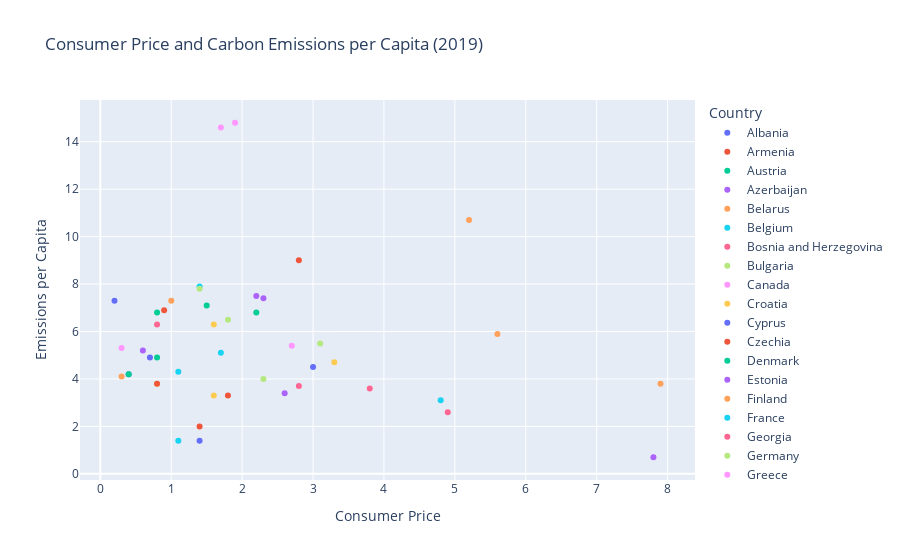

The notebook cell saved with this chart:
### Code cell
# Filter out the outlier (Uzbekistan)
filtered_un_merged = filtered_un_merged[filtered_un_merged['Country'] != 'Uzbekistan']

# Create the scatter plot
fig = px.scatter(
    filtered_un_merged,
    x="Value_x",  # Column for x-axis (Consumer Price)
    y="Value_y",  # Column for y-axis (Emissions per Capita)
    color="Country",
    title="Consumer Price and Carbon Emissions per Capita (2019)",
    labels={"Value_x": "Consumer Price", "Value_y": "Emissions per Capita"},
)

# Show the plot
fig.show()

### Figure 1 — Plotly figure (JSON) as saved in the notebook; plotly's stock layout.template omitted (floating-point values rounded to 4 significant figures)
{"data": [{"hovertemplate": "Country=Albania<br>Consumer Price=%{x}<br>Emissions per Capita=%{y}<extra></extra>", "legendgroup": "Albania", "marker": {"color": "#636efa", "symbol": "circle"}, "mode": "markers", "name": "Albania", "orientation": "v", "showlegend": true, "type": "scatter", "x": [1.4], "xaxis": "x", "y": [1.4], "yaxis": "y"}, {"hovertemplate": "Country=Armenia<br>Consumer Price=%{x}<br>Emissions per Capita=%{y}<extra></extra>", "legendgroup": "Armenia", "marker": {"color": "#EF553B", "symbol": "circle"}, "mode": "markers", "name": "Armenia", "orientation": "v", "showlegend": true, "type": "scatter", "x": [1.4], "xaxis": "x", "y": [2], "yaxis": "y"}, {"hovertemplate": "Country=Austria<br>Consumer Price=%{x}<br>Emissions per Capita=%{y}<extra></extra>", "legendgroup": "Austria", "marker": {"color": "#00cc96", "symbol": "circle"}, "mode": "markers", "name": "Austria", "orientation": "v", "showlegend": true, "type": "scatter", "x": [1.5], "xaxis": "x", "y": [7.1], "yaxis": "y"}, {"hovertemplate": "Country=Azerbaijan<br>Consumer Price=%{x}<br>Emissions per Capita=%{y}<extra></extra>", "legendgroup": "Azerbaijan", "marker": {"color": "#ab63fa", "symbol": "circle"}, "mode": "markers", "name": "Azerbaijan", "orientation": "v", "showlegend": true, "type": "scatter", "x": [2.6], "xaxis": "x", "y": [3.4], "yaxis": "y"}, {"hovertemplate": "Country=Belarus<br>Consumer Price=%{x}<br>Emissions per Capita=%{y}<extra></extra>", "legendgroup": "Belarus", "marker": {"color": "#FFA15A", "symbol": "circle"}, "mode": "markers", "name": "Belarus", "orientation": "v", "showlegend": true, "type": "scatter", "x": [5.6], "xaxis": "x", "y": [5.9], "yaxis": "y"}, {"hovertemplate": "Country=Belgium<br>Consumer Price=%{x}<br>Emissions per Capita=%{y}<extra></extra>", "legendgroup": "Belgium", "marker": {"color": "#19d3f3", "symbol": "circle"}, "mode": "markers", "name": "Belgium", "orientation": "v", "showlegend": true, "type": "scatter", "x": [1.4], "xaxis": "x", "y": [7.9], "yaxis": "y"}, {"hovertemplate": "Country=Bosnia and Herzegovina<br>Consumer Price=%{x}<br>Emissions per Capita=%{y}<extra></extra>", "legendgroup": "Bosnia and Herzegovina", "marker": {"color": "#FF6692", "symbol": "circle"}, "mode": "markers", "name": "Bosnia and Herzegovina", "orientation": "v", "showlegend": true, "type": "scatter", "x": [0.8], "xaxis": "x", "y": [6.3], "yaxis": "y"}, {"hovertemplate": "Country=Bulgaria<br>Consumer Price=%{x}<br>Emissions per Capita=%{y}<extra></extra>", "legendgroup": "Bulgaria", "marker": {"color": "#B6E880", "symbol": "circle"}, "mode": "markers", "name": "Bulgaria", "orientation": "v", "showlegend": true, "type": "scatter", "x": [3.1], "xaxis": "x", "y": [5.5], "yaxis": "y"}, {"hovertemplate": "Country=Canada<br>Consumer Price=%{x}<br>Emissions per Capita=%{y}<extra></extra>", "legendgroup": "Canada", "marker": {"color": "#FF97FF", "symbol": "circle"}, "mode": "markers", "name": "Canada", "orientation": "v", "showlegend": true, "type": "scatter", "x": [1.9], "xaxis": "x", "y": [14.8], "yaxis": "y"}, {"hovertemplate": "Country=Croatia<br>Consumer Price=%{x}<br>Emissions per Capita=%{y}<extra></extra>", "legendgroup": "Croatia", "marker": {"color": "#FECB52", "symbol": "circle"}, "mode": "markers", "name": "Croatia", "orientation": "v", "showlegend": true, "type": "scatter", "x": [0.8], "xaxis": "x", "y": [3.8], "yaxis": "y"}, {"hovertemplate": "Country=Cyprus<br>Consumer Price=%{x}<br>Emissions per Capita=%{y}<extra></extra>", "legendgroup": "Cyprus", "marker": {"color": "#636efa", "symbol": "circle"}, "mode": "markers", "name": "Cyprus", "orientation": "v", "showlegend": true, "type": "scatter", "x": [0.2], "xaxis": "x", "y": [7.3], "yaxis": "y"}, {"hovertemplate": "Country=Czechia<br>Consumer Price=%{x}<br>Emissions per Capita=%{y}<extra></extra>", "legendgroup": "Czechia", "marker": {"color": "#EF553B", "symbol": "circle"}, "mode": "markers", "name": "Czechia", "orientation": "v", "showlegend": true, "type": "scatter", "x": [2.8], "xaxis": "x", "y": [9], "yaxis": "y"}, {"hovertemplate": "Country=Denmark<br>Consumer Price=%{x}<br>Emissions per Capita=%{y}<extra></extra>", "legendgroup": "Denmark", "marker": {"color": "#00cc96", "symbol": "circle"}, "mode": "markers", "name": "Denmark", "orientation": "v", "showlegend": true, "type": "scatter", "x": [0.8], "xaxis": "x", "y": [4.9], "yaxis": "y"}, {"hovertemplate": "Country=Estonia<br>Consumer Price=%{x}<br>Emissions per Capita=%{y}<extra></extra>", "legendgroup": "Estonia", "marker": {"color": "#ab63fa", "symbol": "circle"}, "mode": "markers", "name": "Estonia", "orientation": "v", "showlegend": true, "type": "scatter", "x": [2.3], "xaxis": "x", "y": [7.4], "yaxis": "y"}, {"hovertemplate": "Country=Finland<br>Consumer Price=%{x}<br>Emissions per Capita=%{y}<extra></extra>", "legendgroup": "Finland", "marker": {"color": "#FFA15A", "symbol": "circle"}, "mode": "markers", "name": "Finland", "orientation": "v", "showlegend": true, "type": "scatter", "x": [1], "xaxis": "x", "y": [7.3], "yaxis": "y"}, {"hovertemplate": "Country=France<br>Consumer Price=%{x}<br>Emissions per Capita=%{y}<extra></extra>", "legendgroup": "France", "marker": {"color": "#19d3f3", "symbol": "circle"}, "mode": "markers", "name": "France", "orientation": "v", "showlegend": true, "type": "scatter", "x": [1.1], "xaxis": "x", "y": [4.3], "yaxis": "y"}, {"hovertemplate": "Country=Georgia<br>Consumer Price=%{x}<br>Emissions per Capita=%{y}<extra></extra>", "legendgroup": "Georgia", "marker": {"color": "#FF6692", "symbol": "circle"}, "mode": "markers", "name": "Georgia", "orientation": "v", "showlegend": true, "type": "scatter", "x": [4.9], "xaxis": "x", "y": [2.6], "yaxis": "y"}, {"hovertemplate": "Country=Germany<br>Consumer Price=%{x}<br>Emissions per Capita=%{y}<extra></extra>", "legendgroup": "Germany", "marker": {"color": "#B6E880", "symbol": "circle"}, "mode": "markers", "name": "Germany", "orientation": "v", "showlegend": true, "type": "scatter", "x": [1.4], "xaxis": "x", "y": [7.8], "yaxis": "y"}, {"hovertemplate": "Country=Greece<br>Consumer Price=%{x}<br>Emissions per Capita=%{y}<extra></extra>", "legendgroup": "Greece", "marker": {"color": "#FF97FF", "symbol": "circle"}, "mode": "markers", "name": "Greece", "orientation": "v", "showlegend": true, "type": "scatter", "x": [0.3], "xaxis": "x", "y": [5.3], "yaxis": "y"}, {"hovertemplate": "Country=Hungary<br>Consumer Price=%{x}<br>Emissions per Capita=%{y}<extra></extra>", "legendgroup": "Hungary", "marker": {"color": "#FECB52", "symbol": "circle"}, "mode": "markers", "name": "Hungary", "orientation": "v", "showlegend": true, "type": "scatter", "x": [3.3], "xaxis": "x", "y": [4.7], "yaxis": "y"}, {"hovertemplate": "Country=Iceland<br>Consumer Price=%{x}<br>Emissions per Capita=%{y}<extra></extra>", "legendgroup": "Iceland", "marker": {"color": "#636efa", "symbol": "circle"}, "mode": "markers", "name": "Iceland", "orientation": "v", "showlegend": true, "type": "scatter", "x": [3], "xaxis": "x", "y": [4.5], "yaxis": "y"}, {"hovertemplate": "Country=Ireland<br>Consumer Price=%{x}<br>Emissions per Capita=%{y}<extra></extra>", "legendgroup": "Ireland", "marker": {"color": "#EF553B", "symbol": "circle"}, "mode": "markers", "name": "Ireland", "orientation": "v", "showlegend": true, "type": "scatter", "x": [0.9], "xaxis": "x", "y": [6.9], "yaxis": "y"}, {"hovertemplate": "Country=Israel<br>Consumer Price=%{x}<br>Emissions per Capita=%{y}<extra></extra>", "legendgroup": "Israel", "marker": {"color": "#00cc96", "symbol": "circle"}, "mode": "markers", "name": "Israel", "orientation": "v", "showlegend": true, "type": "scatter", "x": [0.8], "xaxis": "x", "y": [6.8], "yaxis": "y"}, {"hovertemplate": "Country=Italy<br>Consumer Price=%{x}<br>Emissions per Capita=%{y}<extra></extra>", "legendgroup": "Italy", "marker": {"color": "#ab63fa", "symbol": "circle"}, "mode": "markers", "name": "Italy", "orientation": "v", "showlegend": true, "type": "scatter", "x": [0.6], "xaxis": "x", "y": [5.2], "yaxis": "y"}, {"hovertemplate": "Country=Kazakhstan<br>Consumer Price=%{x}<br>Emissions per Capita=%{y}<extra></extra>", "legendgroup": "Kazakhstan", "marker": {"color": "#FFA15A", "symbol": "circle"}, "mode": "markers", "name": "Kazakhstan", "orientation": "v", "showlegend": true, "type": "scatter", "x": [5.2], "xaxis": "x", "y": [10.7], "yaxis": "y"}, {"hovertemplate": "Country=Kyrgyzstan<br>Consumer Price=%{x}<br>Emissions per Capita=%{y}<extra></extra>", "legendgroup": "Kyrgyzstan", "marker": {"color": "#19d3f3", "symbol": "circle"}, "mode": "markers", "name": "Kyrgyzstan", "orientation": "v", "showlegend": true, "type": "scatter", "x": [1.1], "xaxis": "x", "y": [1.4], "yaxis": "y"}, {"hovertemplate": "Country=Latvia<br>Consumer Price=%{x}<br>Emissions per Capita=%{y}<extra></extra>", "legendgroup": "Latvia", "marker": {"color": "#FF6692", "symbol": "circle"}, "mode": "markers", "name": "Latvia", "orientation": "v", "showlegend": true, "type": "scatter", "x": [2.8], "xaxis": "x", "y": [3.7], "yaxis": "y"}, {"hovertemplate": "Country=Lithuania<br>Consumer Price=%{x}<br>Emissions per Capita=%{y}<extra></extra>", "legendgroup": "Lithuania", "marker": {"color": "#B6E880", "symbol": "circle"}, "mode": "markers", "name": "Lithuania", "orientation": "v", "showlegend": true, "type": "scatter", "x": [2.3], "xaxis": "x", "y": [4], "yaxis": "y"}, {"hovertemplate": "Country=Luxembourg<br>Consumer Price=%{x}<br>Emissions per Capita=%{y}<extra></extra>", "legendgroup": "Luxembourg", "marker": {"color": "#FF97FF", "symbol": "circle"}, "mode": "markers", "name": "Luxembourg", "orientation": "v", "showlegend": true, "type": "scatter", "x": [1.7], "xaxis": "x", "y": [14.6], "yaxis": "y"}, {"hovertemplate": "Country=Malta<br>Consumer Price=%{x}<br>Emissions per Capita=%{y}<extra></extra>", "legendgroup": "Malta", "marker": {"color": "#FECB52", "symbol": "circle"}, "mode": "markers", "name": "Malta", "orientation": "v", "showlegend": true, "type": "scatter", "x": [1.6], "xaxis": "x", "y": [3.3], "yaxis": "y"}, {"hovertemplate": "Country=Montenegro<br>Consumer Price=%{x}<br>Emissions per Capita=%{y}<extra></extra>", "legendgroup": "Montenegro", "marker": {"color": "#636efa", "symbol": "circle"}, "mode": "markers", "name": "Montenegro", "orientation": "v", "showlegend": true, "type": "scatter", "x": [0.4], "xaxis": "x", "y": [4.2], "yaxis": "y"}, {"hovertemplate": "Country=North Macedonia<br>Consumer Price=%{x}<br>Emissions per Capita=%{y}<extra></extra>", "legendgroup": "North Macedonia", "marker": {"color": "#EF553B", "symbol": "circle"}, "mode": "markers", "name": "North Macedonia", "orientation": "v", "showlegend": true, "type": "scatter", "x": [0.8], "xaxis": "x", "y": [3.8], "yaxis": "y"}, {"hovertemplate": "Country=Norway<br>Consumer Price=%{x}<br>Emissions per Capita=%{y}<extra></extra>", "legendgroup": "Norway", "marker": {"color": "#00cc96", "symbol": "circle"}, "mode": "markers", "name": "Norway", "orientation": "v", "showlegend": true, "type": "scatter", "x": [2.2], "xaxis": "x", "y": [6.8], "yaxis": "y"}, {"hovertemplate": "Country=Poland<br>Consumer Price=%{x}<br>Emissions per Capita=%{y}<extra></extra>", "legendgroup": "Poland", "marker": {"color": "#ab63fa", "symbol": "circle"}, "mode": "markers", "name": "Poland", "orientation": "v", "showlegend": true, "type": "scatter", "x": [2.2], "xaxis": "x", "y": [7.5], "yaxis": "y"}, {"hovertemplate": "Country=Portugal<br>Consumer Price=%{x}<br>Emissions per Capita=%{y}<extra></extra>", "legendgroup": "Portugal", "marker": {"color": "#FFA15A", "symbol": "circle"}, "mode": "markers", "name": "Portugal", "orientation": "v", "showlegend": true, "type": "scatter", "x": [0.3], "xaxis": "x", "y": [4.1], "yaxis": "y"}, {"hovertemplate": "Country=Republic of Moldova<br>Consumer Price=%{x}<br>Emissions per Capita=%{y}<extra></extra>", "legendgroup": "Republic of Moldova", "marker": {"color": "#19d3f3", "symbol": "circle"}, "mode": "markers", "name": "Republic of Moldova", "orientation": "v", "showlegend": true, "type": "scatter", "x": [4.8], "xaxis": "x", "y": [3.1], "yaxis": "y"}, {"hovertemplate": "Country=Romania<br>Consumer Price=%{x}<br>Emissions per Capita=%{y}<extra></extra>", "legendgroup": "Romania", "marker": {"color": "#FF6692", "symbol": "circle"}, "mode": "markers", "name": "Romania", "orientation": "v", "showlegend": true, "type": "scatter", "x": [3.8], "xaxis": "x", "y": [3.6], "yaxis": "y"}, {"hovertemplate": "Country=Serbia<br>Consumer Price=%{x}<br>Emissions per Capita=%{y}<extra></extra>", "legendgroup": "Serbia", "marker": {"color": "#B6E880", "symbol": "circle"}, "mode": "markers", "name": "Serbia", "orientation": "v", "showlegend": true, "type": "scatter", "x": [1.8], "xaxis": "x", "y": [6.5], "yaxis": "y"}, {"hovertemplate": "Country=Slovakia<br>Consumer Price=%{x}<br>Emissions per Capita=%{y}<extra></extra>", "legendgroup": "Slovakia", "marker": {"color": "#FF97FF", "symbol": "circle"}, "mode": "markers", "name": "Slovakia", "orientation": "v", "showlegend": true, "type": "scatter", "x": [2.7], "xaxis": "x", "y": [5.4], "yaxis": "y"}, {"hovertemplate": "Country=Slovenia<br>Consumer Price=%{x}<br>Emissions per Capita=%{y}<extra></extra>", "legendgroup": "Slovenia", "marker": {"color": "#FECB52", "symbol": "circle"}, "mode": "markers", "name": "Slovenia", "orientation": "v", "showlegend": true, "type": "scatter", "x": [1.6], "xaxis": "x", "y": [6.3], "yaxis": "y"}, {"hovertemplate": "Country=Spain<br>Consumer Price=%{x}<br>Emissions per Capita=%{y}<extra></extra>", "legendgroup": "Spain", "marker": {"color": "#636efa", "symbol": "circle"}, "mode": "markers", "name": "Spain", "orientation": "v", "showlegend": true, "type": "scatter", "x": [0.7], "xaxis": "x", "y": [4.9], "yaxis": "y"}, {"hovertemplate": "Country=Sweden<br>Consumer Price=%{x}<br>Emissions per Capita=%{y}<extra></extra>", "legendgroup": "Sweden", "marker": {"color": "#EF553B", "symbol": "circle"}, "mode": "markers", "name": "Sweden", "orientation": "v", "showlegend": true, "type": "scatter", "x": [1.8], "xaxis": "x", "y": [3.3], "yaxis": "y"}, {"hovertemplate": "Country=Switzerland<br>Consumer Price=%{x}<br>Emissions per Capita=%{y}<extra></extra>", "legendgroup": "Switzerland", "marker": {"color": "#00cc96", "symbol": "circle"}, "mode": "markers", "name": "Switzerland", "orientation": "v", "showlegend": true, "type": "scatter", "x": [0.4], "xaxis": "x", "y": [4.2], "yaxis": "y"}, {"hovertemplate": "Country=Tajikistan<br>Consumer Price=%{x}<br>Emissions per Capita=%{y}<extra></extra>", "legendgroup": "Tajikistan", "marker": {"color": "#ab63fa", "symbol": "circle"}, "mode": "markers", "name": "Tajikistan", "orientation": "v", "showlegend": true, "type": "scatter", "x": [7.8], "xaxis": "x", "y": [0.7], "yaxis": "y"}, {"hovertemplate": "Country=Ukraine<br>Consumer Price=%{x}<br>Emissions per Capita=%{y}<extra></extra>", "legendgroup": "Ukraine", "marker": {"color": "#FFA15A", "symbol": "circle"}, "mode": "markers", "name": "Ukraine", "orientation": "v", "showlegend": true, "type": "scatter", "x": [7.9], "xaxis": "x", "y": [3.8], "yaxis": "y"}, {"hovertemplate": "Country=United Kingdom<br>Consumer Price=%{x}<br>Emissions per Capita=%{y}<extra></extra>", "legendgroup": "United Kingdom", "marker": {"color": "#19d3f3", "symbol": "circle"}, "mode": "markers", "name": "United Kingdom", "orientation": "v", "showlegend": true, "type": "scatter", "x": [1.7], "xaxis": "x", "y": [5.1], "yaxis": "y"}], "layout": {"legend": {"title": {"text": "Country"}, "tracegroupgap": 0}, "title": {"text": "Consumer Price and Carbon Emissions per Capita (2019)"}, "xaxis": {"anchor": "y", "domain": [0, 1], "title": {"text": "Consumer Price"}}, "yaxis": {"anchor": "x", "domain": [0, 1], "title": {"text": "Emissions per Capita"}}}}
